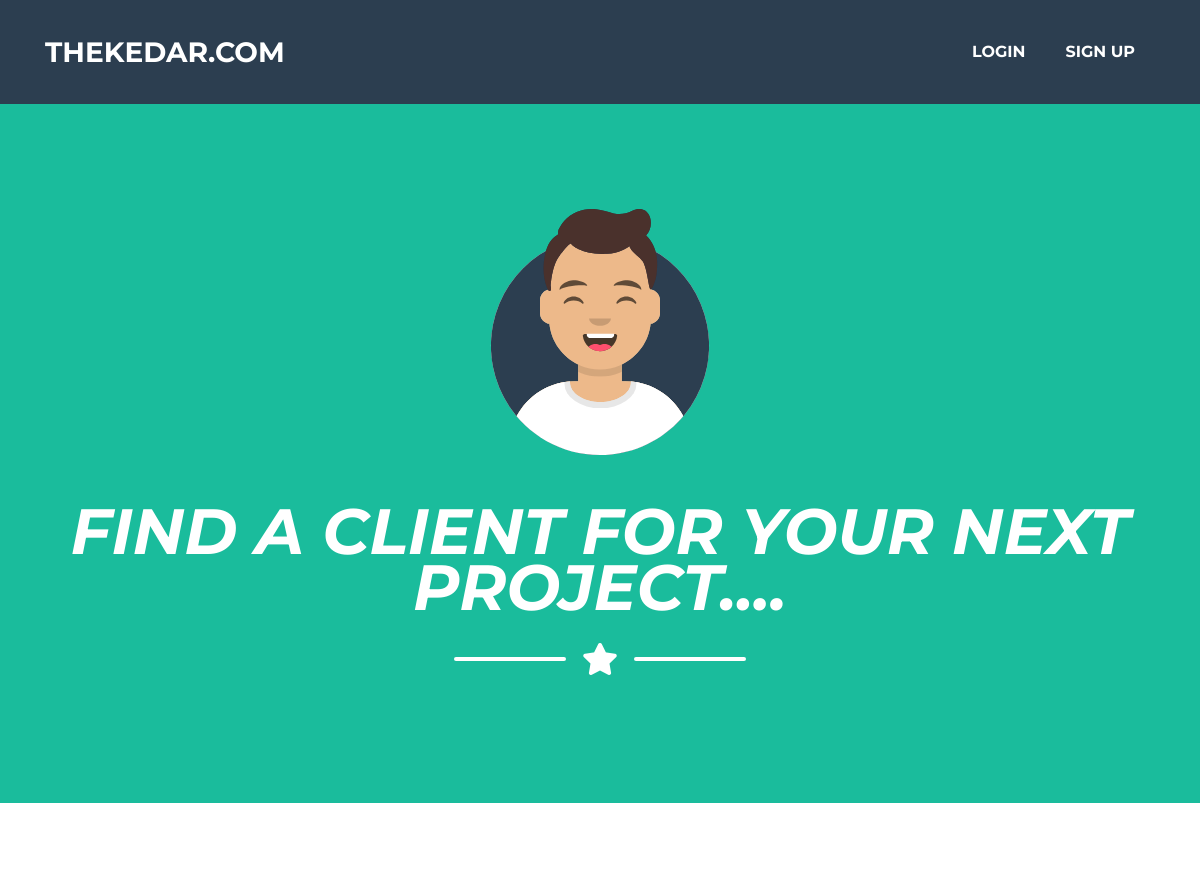
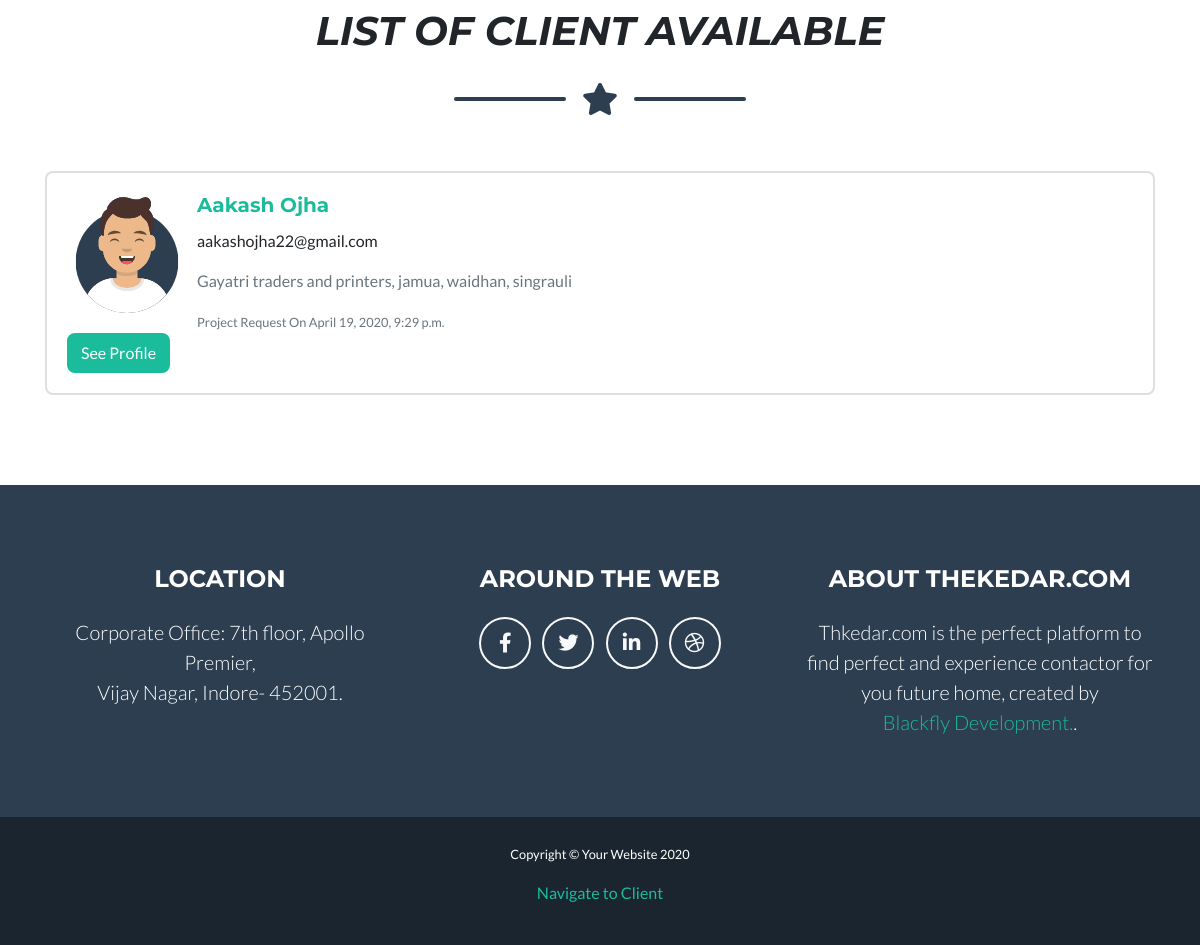
Page /contractor/client_list on the committed database (2 pictures, top to bottom).
### client/models.py (models this page shows, shortened)
class ClientLogin(models.Model):
    user = models.OneToOneField(User,on_delete=models.CASCADE)
    name = models.CharField(max_length=20,unique=False,null=True)
    budget = models.PositiveIntegerField(blank=True,null=True)
    mobile_no = models.BigIntegerField(unique=True)
    plot_size = models.PositiveIntegerField(blank=True,null=True)
    address = models.CharField(max_length=150,unique=False,null=True)
    bedrooms = models.PositiveSmallIntegerField(blank=True,null=True)
    bathrooms = models.PositiveSmallIntegerField(blank=True,null=True)
    floors = models.PositiveSmallIntegerField(blank=True,null=True)
    description = models.TextField(blank=True,unique=False,null=True)
    project_created_at = models.DateTimeField(auto_now=True)

### Contractor/views.py (the view)
# urls.py: path('client_list',views.ClientListView.as_view(),name='client_list'),
class ClientListView(ListView,LoginRequiredMixin):
    model = ClientLogin
    template_name = 'contractor/client_list.html'
    def get_queryset(self):
        return ClientLogin.objects.filter().order_by('-project_created_at')

### Contractor/templates/contractor/client_list.html (shortened to what this page needs)
<!DOCTYPE html>
{% extends 'contractor/base.html' %}
{% load bootstrap4 %}
{% load static %}
{% block content %}
  <header class="masthead bg-primary text-white text-center">
    <div class="container d-flex align-items-center flex-column">
      <img class="masthead-avatar mb-5" src="{% static 'img/avataaars.svg' %} " alt="">
      <h2 class="masthead-heading text-uppercase mb-0"><i>Find A  Client For Your Next Project....</i></h2>
      <div class="divider-custom divider-light">
        <div class="divider-custom-line"></div>
        <div class="divider-custom-icon">
          <i class="fas fa-star"></i>
        </div>
        <div class="divider-custom-line"></div>
      </div>
    </div>
  </header>
 <section class="page-section portfolio " >
    <div class="container d-flex align-items-center flex-column">
 <h1 class="masthead-heading text-uppercase mb-0"><i>List of Client Available</i></h1>
      <div class="divider-custom">
        <div class="divider-custom-line"></div>
        <div class="divider-custom-icon">
          <i class="fas fa-star"></i>
        </div>
        <div class="divider-custom-line"></div>
      </div>
 </div>
<div >
<div class="container">
      {% for request in clientlogin_list %}
<br>
    <div class="card">
    <div class="card-body">
          <img style="float:left; margin-right:10px; width:120px; height:120px; border:none; border-radius:50%;" class="card-img-top" src="{% static 'img/avataaars.svg' %}" alt="Card image cap">
    <h5 class="card-title"><a href="{% url 'contractor:client_profile_view' pk=request.pk %}">{{request.name}}</a></h5>
    <p class="card-text">{{request.user.email}}</p>
      <p class="text-muted">{{request.address}}</p>
        <small class="text-muted">Project Request On {{request.project_created_at}}</small>
      <br>
        <a href="{% url 'contractor:client_profile_view' pk=request.pk %}" class="btn btn-primary">See Profile</a>
    </div>
</div>
    {% endfor %}
</div>
</div>
 </section>
    <br>
{% endblock %}

### rows in the picture
ClientLogin: name "Aakash Ojha", user.email "aakashojha22@gmail.com", address "Gayatri traders and printers, jamua, waidhan, singrauli", project_created_at "April 19, 2020, 9:29 p.m."
